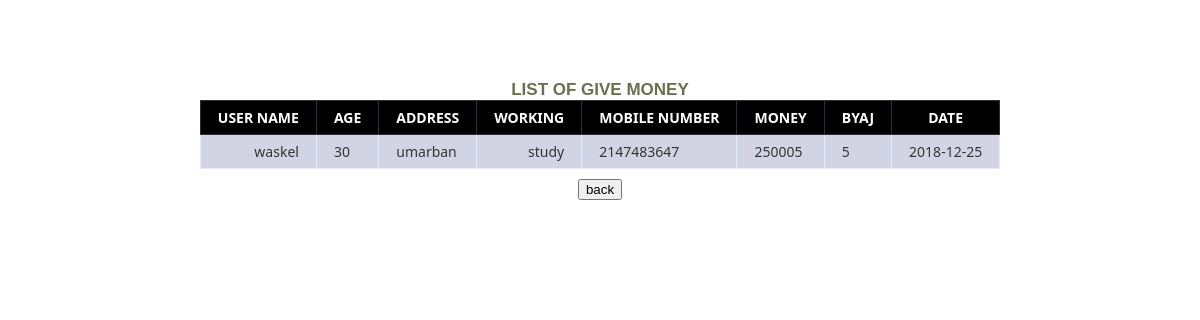
The app's page /gtable.php with its own data.
### tables this page shows
CREATE TABLE `g_table` (
  `username` varchar(30) NOT NULL,
  `age` int(10) NOT NULL,
  `address` varchar(50) NOT NULL,
  `working` varchar(50) NOT NULL,
  `mobile_number` int(10) NOT NULL,
  `money` int(20) NOT NULL,
  `byaj` int(10) NOT NULL,
  `date` date NOT NULL
);

### gtable.php (the view, shortened to what this page needs)
<!DOCTYPE html>
<html>
<?php
$dbcon=mysqli_connect("localhost","root","","agriculture");
$sql= "SELECT username, age, address, working, mobile_number, money, byaj, date FROM g_table";
$result = $dbcon->query($sql);
?>
<head>
</head>
<body>
	<h1>List Of Give Money</h1>
	<table class="data-table">
		<thead>
			<tr>
				<th>User Name</th>
				<th>Age</th>
				<th>Address</th>
				<th>Working</th>
				<th>Mobile Number</th>
				<th>Money</th>
				<th>Byaj</th>
				<th>Date</th>
			</tr>
		</thead>
		<tbody>
		<?php
		while ($row = mysqli_fetch_array($result))
		{
			echo '<tr>
					<td>'.$row['username'].'</td>
					<td>'.$row['age'].'</td>
					<td>'.$row['address'].'</td>
					<td>'.$row['working'].'</td>
					<td>'.$row['mobile_number'].'</td>
					<td>'.$row['money'].'</td>
					<td>'.$row['byaj'].'</td>
					<td>'.$row['date'].'</td>
				</tr>';
		}?>
		</tbody>
	</table>
	 <center> <a href="home.php"><button style="margin-bottom:80px;">back</button></a></center>
</body>
</html>

### gtable.php (style rules this page uses)
body { font-size: 15px; color: #6b6f4f; font-family: "segoe-ui", "open-sans", tahoma, arial; padding: 0; margin: 0; }
table { margin: auto; font-family: "Lucida Sans Unicode", "Lucida Grande", "Segoe Ui"; font-size: 12px; }
h1 { margin: 25px auto 0; text-align: center; text-transform: uppercase; font-size: 17px; }
table td { transition: all .5s; }
.data-table { border-collapse: collapse; font-size: 14px; min-width: 537px; margin-bottom:10px; }
.data-table th, .data-table td { border: 1px solid #e1edff; padding: 7px 17px; }
.data-table thead th { background-color: black; color: #FFFFFF; border-color: #2e303c!important; text-transform: uppercase; }
.data-table tbody td { color: #353535; }
.data-table tbody td:first-child, .data-table tbody td:nth-child(4), .data-table tbody td:last-child { text-align: right; }
.data-table tbody tr:nth-child(odd) td { background-color:#d2d4e4; }
h1 { margin-top:80px; }

### records on screen
g_table: username "waskel", age "30", address "umarban", working "study", mobile_number "2147483647", money "250005", byaj "5", date "2018-12-25"
